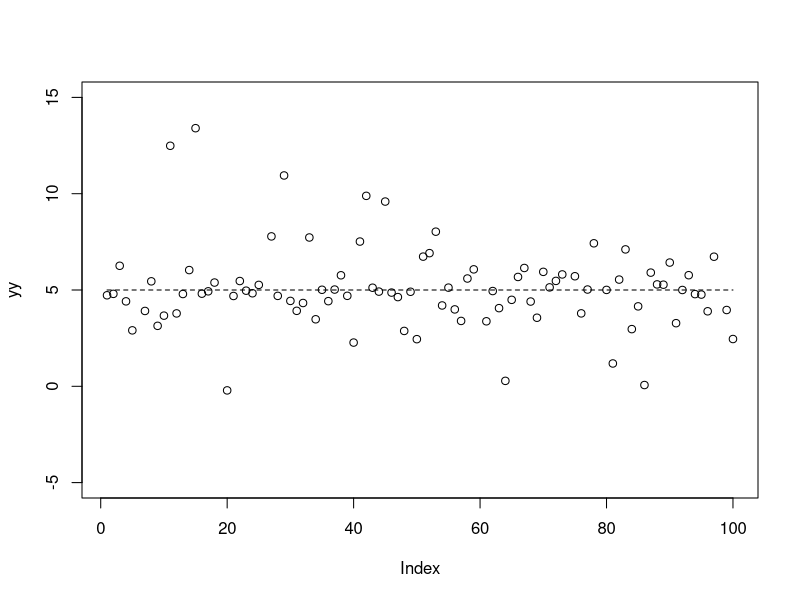

Recreate this plot in R. (Note: this script raises an error after producing the figure.)

set.seed(42)

#--------------------------------
#
# Constant median function
#
#---------------------------------

nn <- 100
ff <- rep(5,nn)
yy <- ff + rcauchy(nn)

plot(yy, ylim = c(-5,15))
lines(ff, type = "l", lty = 2)

lines(
  runs.lower.bound(yy,runs.thresh(n)), 
)

lines(
  multi.res.lower.bound(yy, thresh_kab_bern(n)),
  col = "red"
)

lines(
  centered.multi.res.lower.bound(yy, 1.335), 
  col = "blue"
)

lines(
  weighted.multi.res.lower.bound(yy, 1.209), 
  col = "green"
)

legend(1,15,
       c("truth", "runs", "multires","centered","weighted"),
       col = c(rep("black",2),"red","blue","green"),
       lty = c(2,1,1,1,1))


#--------------------------------
#
# Linear median function
#
#---------------------------------


nn <- 100
ff <- 1:nn / sqrt(nn)
yy <- ff + rcauchy(nn)

plot(yy, ylim = c(-5,15))
lines(ff, type = "l", lty = 2)

lines(
  runs.lower.bound(yy,runs.thresh(n)), 
)

lines(
  multi.res.lower.bound(yy, thresh_kab_bern(n)),
  col = "red"
)

lines(
  centered.multi.res.lower.bound(yy, 1.335), 
  col = "blue"
)

lines(
  weighted.multi.res.lower.bound(yy, 1.209), 
  col = "green"
)

legend(1,15,
       c("truth", "runs", "multires","centered","weighted"),
       col = c(rep("black",2),"red","blue","green"),
       lty = c(2,1,1,1,1))
